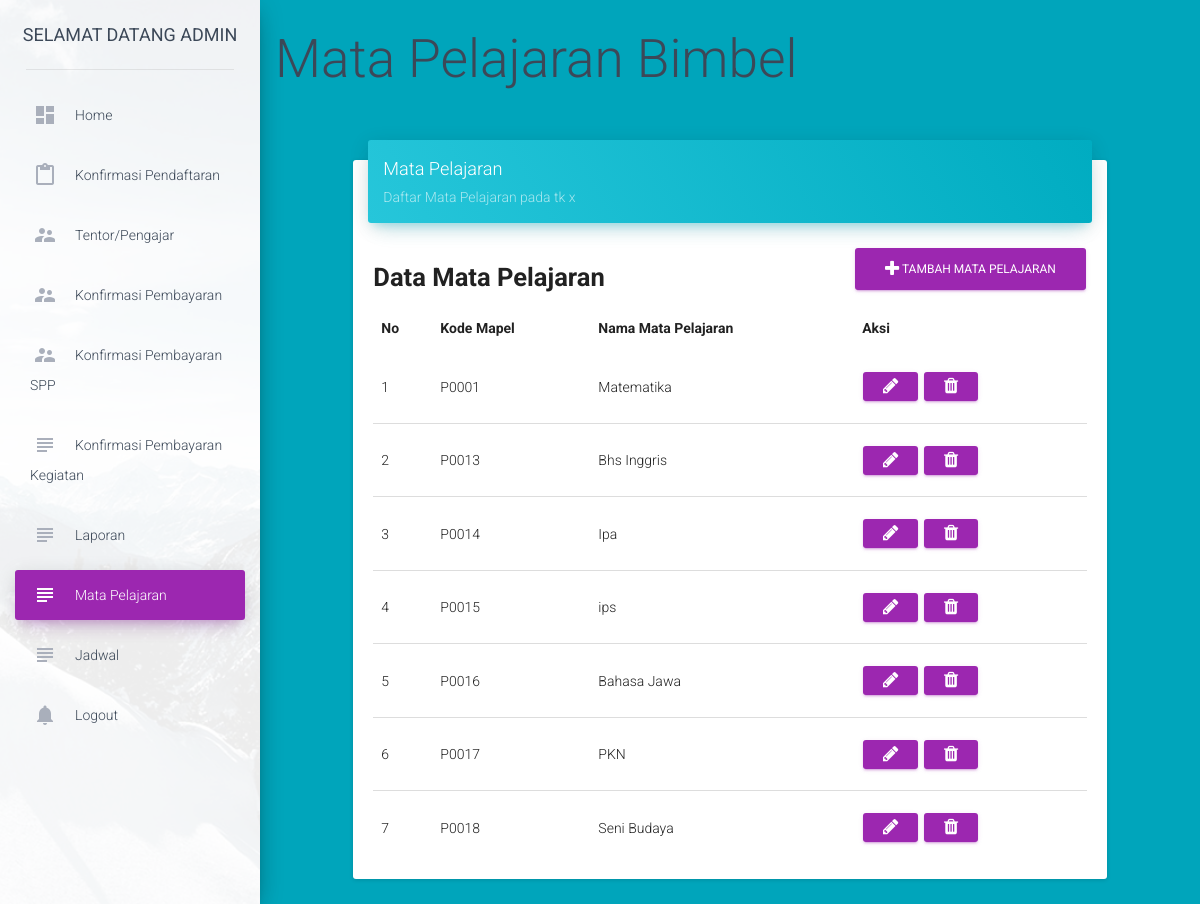
Page /dashboard/index.php?page=19 (signed in) on the committed database.
### tables this page shows
CREATE TABLE `mapel` (
  `kode_mapel_kegiatan` char(5) NOT NULL DEFAULT '',
  `nama_mapel_kegiatan` varchar(255) DEFAULT NULL
);

### dashboard/include/mapel.php (the view, shortened to what this page needs)
<h1>Mata Pelajaran Bimbel</h1>
<div class="row">
    <div class="col-sm-12 col-md-8 col-lg-10 col-lg-offset-1">
        <div class="card" style="margin-top: 50px">
            <div class="card-header" data-background-color="blue">
                <h4 class="title">Mata Pelajaran</h4>
                <p class="category">Daftar Mata Pelajaran pada tk x</p>
            </div>
            <div class="card-content">
                <a href="index.php?page=20" class="btn btn-primary btn-md pull-right"><i class="fa fa-plus"></i> Tambah Mata Pelajaran</a>
                <h3 style="overflow: hidden;"><b>Data Mata Pelajaran</b></h3>
				<table class="table table-hover">
					<thead>
						<tr>
							<td><b>No</b></td>
							<td><b>Kode Mapel</b></td>
							<td><b>Nama Mata Pelajaran</b></td>
							<td><b>Aksi</b></td>
						</tr>
					</thead>
				    <tbody>
				    	<?php
				    		$query = "SELECT * FROM mapel";
				    		$exec  = mysqli_query($conn,$query);
				    		if ($exec) {
				    			$count = mysqli_num_rows($exec);
				    			if ($count > 0) {
				    				$no = 0;
				    				while ($rows = mysqli_fetch_array($exec)) {
				    	?>
						    			<tr>
											<td><?php echo ++$no; ?></td>
											<td><?php echo $rows['kode_mapel_kegiatan'] ?></td>
											<td><?php echo $rows['nama_mapel_kegiatan'] ?></td>
											<td>
												<a href="index.php?page=21&id=<?php echo $rows['kode_mapel_kegiatan'] ?>" class="btn btn-primary btn-sm"><i class="fa fa-pencil"></i></a>
												<a href="include/hapus_mapel.php?id=<?php echo $rows['kode_mapel_kegiatan'] ?>" class="btn btn-primary btn-sm"><i class="fa fa-trash"></i></a>
											</td>
										</tr>
				    	<?php
				    				}
				    			}else{
				    	?>
				    			<tr>
									<td colspan="6" align="center"><h4><b>Kosong</b></h4></td>
								</tr>
				    	<?php
				    			}
				    		}else{
				    			echo mysqli_error($conn);
				    		}
				    	?>
				    </tbody>
				</table>
            </div>
        </div>
    </div>
</div>

### dashboard/index.php (shortened to what this page needs)
<?php
$role = "";
if ($_SESSION['role_user'] == 0) {
	$role = "Admin";
}
$getPage = $_GET['page'];
switch ($getPage) {
    case 19:
        $page               = "include/mapel.php";
        break;
}
?>
<!doctype html>
<html lang="en">
<head>
    <?php
    	include "include/libs.php";
    ?>
</head>
<body>
    <div class="wrapper">
        <div class="sidebar" data-color="purple" data-image="../assets/img/sidebar-1.jpg">
            <div class="logo">
                <a href="#" class="simple-text">
                    Selamat datang <?php $role == "Admin" ? print($nama_admin) : print($nama_panggilan); ?>
                </a>
            </div>
            <div class="sidebar-wrapper">
                <ul class="nav">
                    <li class="<?php $_SESSION['active'] == 1 ? print("active") : print("") ?>">
                        <a href="index.php?page=1">
                            <i class="material-icons">dashboard</i>
                            <p>Home</p>
                        </a>
                    </li>
                    <?php
					if ($role == "Admin") {
					?>
					<li class="<?php $_SESSION['active'] == 4 ? print("active") : print("") ?>">
                        <a href="index.php?page=7">
                            <i class="material-icons">content_paste</i>
                            <p>Konfirmasi Pendaftaran </p>
                        </a>
                    </li>
                    <li class="<?php $_SESSION['active'] == 6 ? print("active") : print("") ?>">
                        <a href="index.php?page=10">
                            <i class="material-icons">supervisor_account</i>
                            <p>Tentor/Pengajar</p>
                        </a>
                    </li>
                    <li class="<?php $_SESSION['active'] == 8 ? print("active") : print("") ?>">
                        <a href="index.php?page=17">
                            <i class="material-icons">supervisor_account</i>
                            <p>Konfirmasi Pembayaran </p>
                        </a>
                    </li>
                    <li class="<?php $_SESSION['active'] == 13 ? print("active") : print("") ?>">
                        <a href="index.php?page=25">
                            <i class="material-icons">supervisor_account</i>
                            <p>Konfirmasi Pembayaran SPP</p>
                        </a>
                    </li>
                    <li class="<?php $_SESSION['active'] == 14 ? print("active") : print("") ?>">
                        <a href="index.php?page=26">
                            <i class="material-icons">subject</i>
                            <p>Konfirmasi Pembayaran Kegiatan</p>
                        </a>
                    </li>
                    <li class="<?php $_SESSION['active'] == 9 ? print("active") : print("") ?>">
                        <a href="index.php?page=18">
                            <i class="material-icons">subject</i>
                            <p>Laporan</p>
                        </a>
                    </li>
                    <li class="<?php $_SESSION['active'] == 10 ? print("active") : print("") ?>">
                        <a href="index.php?page=19">
                            <i class="material-icons">subject</i>
                            <p>Mata Pelajaran</p>
                        </a>
                    </li>
                    <li class="<?php $_SESSION['active'] == 11 ? print("active") : print("") ?>">
                        <a href="index.php?page=22">
                            <i class="material-icons">subject</i>
                            <p>Jadwal</p>
                        </a>
                    </li>
					<?php
					}
					?>
                    <li>
                        <a href="../logout.php">
                            <i class="material-icons text-gray">notifications</i>
                            <p>Logout</p>
                        </a>
                    </li>
                </ul>
            </div>
        </div>
        <div class="main-panel">
            <div class="content">
                <div class="container-fluid">
                   <?php
                   include $page;
                   ?>
                </div>
            </div>
        </div>
    </div>
</body>
</html>

### dashboard/include/libs.php (shortened to what this page needs)
<link href="../assets/css/bootstrap.min.css" rel="stylesheet" />
<link href="../assets/css/material-dashboard.css?v=1.2.0" rel="stylesheet" />
<link href="../assets/css/demo.css" rel="stylesheet" />
<link href="../assets/css/font-awesome.min.css" rel="stylesheet">

### rows in the picture
mapel: kode_mapel_kegiatan "P0001", nama_mapel_kegiatan "Matematika"
mapel: kode_mapel_kegiatan "P0013", nama_mapel_kegiatan "Bhs Inggris"
mapel: kode_mapel_kegiatan "P0014", nama_mapel_kegiatan "Ipa"
mapel: kode_mapel_kegiatan "P0015", nama_mapel_kegiatan "ips"
mapel: kode_mapel_kegiatan "P0016", nama_mapel_kegiatan "Bahasa Jawa"
mapel: kode_mapel_kegiatan "P0017", nama_mapel_kegiatan "PKN"
mapel: kode_mapel_kegiatan "P0018", nama_mapel_kegiatan "Seni Budaya"

### other values in the picture
$nama_admin "ADMIN"
